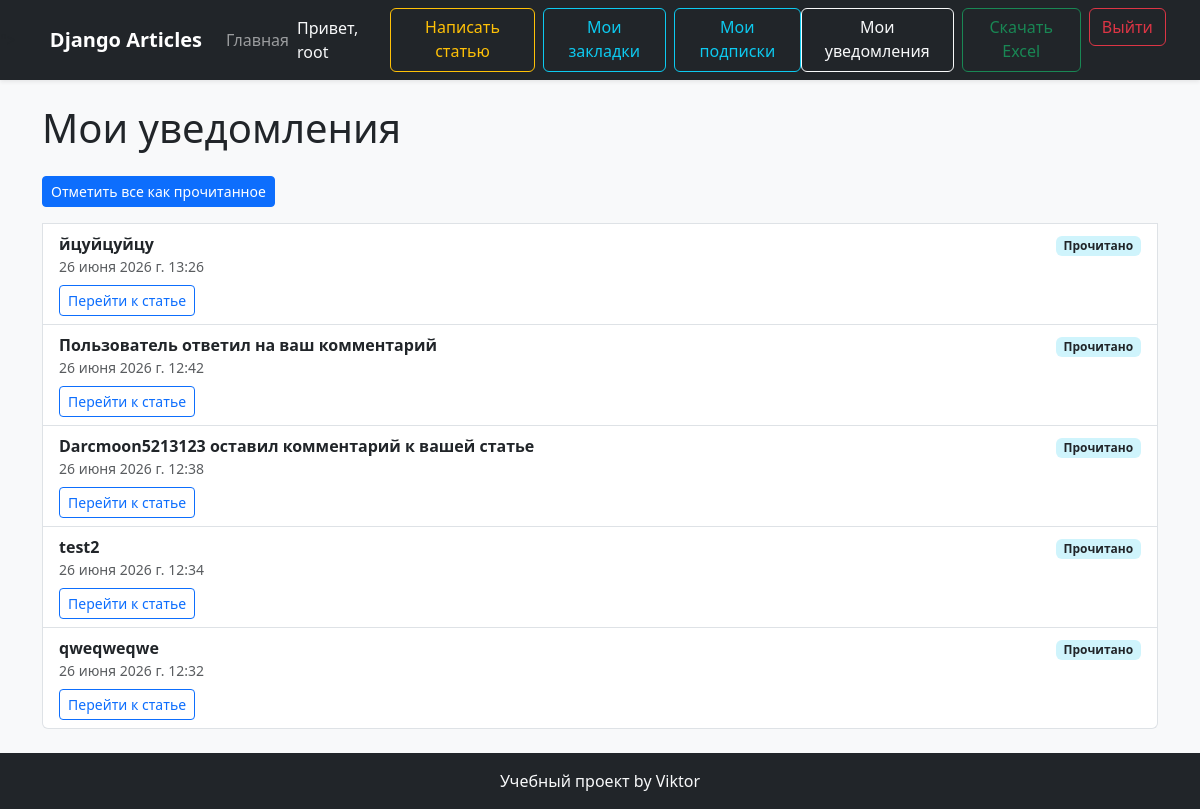
The app's page /myapp/notifications/ (signed in) with its own data.
### myproject/apps/myapp/models.py (models this page shows, shortened)
class Notification(models.Model):
    NOTIFICATION_TYPES = [
        ("comment", _("Новый комментарий")),
        ("reply", _("Ответ на комментарий")),
        ("like", _("Лайк")),
        ("mention", _("Упоминание")),
    ]
    recipient = models.ForeignKey(
        User,
        on_delete=models.CASCADE,
        related_name="notifications",
        verbose_name=_("Получатель")
    )
    sender = models.ForeignKey(
        User,
        on_delete=models.SET_NULL,
        null=True,
        blank=True,
        related_name="sent_notification",
        verbose_name=_("Отправитель")
    )
    notification_type = models.CharField(
        choices=NOTIFICATION_TYPES,
        max_length=20,
        verbose_name=_("Тип уведомления")
    )
    article = models.ForeignKey(
        Article,
        on_delete=models.CASCADE,
        null=True,
        blank=True,
        related_name="notifications",
        verbose_name=_("Статья")
    )
    comment = models.ForeignKey(
        Comment,
        on_delete=models.CASCADE,
        null=True,
        blank=True,
        related_name="notifications",
        verbose_name=_("Комментарий")
    )
    message = models.TextField(
        blank=True,
        verbose_name=_("Текст уведомления")
    )
    is_read = models.BooleanField(
        default=False,
        verbose_name=_("Прочитано")
    )
    created_at = models.DateTimeField(
        auto_now_add=True,
        verbose_name=_("Дата создания")
    )
    class Meta:
        verbose_name = _("Уведомление")
        verbose_name_plural = _("Уведомления")
        ordering=["-created_at"]
        indexes = [
            models.Index(fields=["recipient", "is_read"]),
            models.Index(fields=["created_at"]),
        ]

### myproject/apps/myapp/views.py (the view)
# urls.py: path("notifications/", views.notification_list, name="notification_list"),
@login_required(login_url="articles:login")
def notification_list(request):
    notifications = Notification.objects.filter(
        recipient = request.user
    ).select_related(
        "sender",
        "article",
        "comment"
    ).order_by("is_read", "-created_at")
    return render(
        request,
        "articles/notification.html",
        {
            "notifications" : notifications
        }
    )

### myproject/templates/articles/notification.html (shortened to what this page needs)
{% extends "articles/base.html" %}
{% block content %}
    <div class="container py-4">
        <h1 class="mb-4"> Мои уведомления</h1>
        {% if notifications %}
            <div class="list-group">
                <form method="post"
                      action="{% url 'articles:mark_all_notification_as_read'%}"
                      class="mb-3">
                    <button type="submit" class="btn btn-primary btn-sm">
                        Отметить все как прочитанное
                    </button>
                </form>
                {% for notification in notifications %}
                    <div class="list-group-item {% if not notification.is_read %} list-group-item-warning {% endif %}">
                        <div class="d-flex justify-content-between gap-3">
                            <div>
                                <div class="fw-semibold">
                                    {{notification.message}}
                                </div>
                                <div class="small text-muted">
                                    {{notification.created_at}}
                                </div>
                                {% if notification.article %}
                                    <a href="{% url 'articles:article_detail' notification.article.pk %}"
                                        class="btn btn-outline-primary btn-sm mt-2">
                                        Перейти к статье
                                    </a>
                                {% endif %}
                            </div>
                            <div>
                                <div class="text-end">
                                    {% if notification.is_read %}
                                        <span class="badge bg-info-subtle text-dark">Прочитано</span>
                                    {% endif %}
                                </div>
                            </div>
                        </div>
                    </div>
                {% endfor %}
            </div>
        {% else %}
            <div class="alert alert-info">
                У вас нет новых уведомлений
            </div>
        {% endif %}
    </div>
{% endblock %}

### myproject/templates/articles/base.html (shortened to what this page needs)
{% load static %}
<!DOCTYPE html>
<html lang="en">
<head>
    <link rel="stylesheet" href="{% static 'bootstrap/css/bootstrap.min.css' %}" >
</head>
<body class="bg-body-tertiary d-flex flex-column min-vh-100">
    <nav class="navbar navbar-expand-lg navbar-dark bg-dark shadow-sm">">
        <div class="container">
            <a class="navbar-brand fw-bold" href="{% url 'articles:article_list' %}">Django Articles</a>
            <div class="navbar-nav me-auto">
                <a class="nav-link" href="{% url 'articles:article_list' %}">
                    Главная
                </a>
            </div>
            <div class="d-flex align-items-center gap-2">
                <div class="navbar-nav me-auto">
                    {% if user.is_authenticated %}
                    <span class="navbar-text text-light me-2">Привет, {{user.username}} </span>
                    <a class="btn btn-outline-warning me-2" href="{% url 'articles:create_article' %}">Написать статью</a>
                    <a class="btn btn-outline-info me-2" href="{% url 'articles:my_bookmarks' %}">Мои закладки</a>
                    <a href="{% url 'articles:my_subscriptions' %}" class="btn btn-outline-info">Мои подписки</a>
                    <a class="btn btn-outline-light me-2" href="{% url 'articles:notification_list' %}">Мои уведомления</a>
                    <a class="btn btn-outline-success me-2" href="{% url 'articles:export_articles_to_excel' %}">Скачать Excel</a>
                    <form method="post" action="{% url 'articles:logout'%}" style="display: inline;">
                        <button type="submit" class="btn btn-outline-danger">Выйти</button>
                    </form>
                    {% else %}
                        <a class="nav-link" href="{% url 'articles:login' %}">Войти</a>
                        <a class="nav-link" href="{% url 'articles:signup' %}">Зарегистрироваться</a>
                    {% endif %}
                </div>
            </div>
        </div>
    </nav>
    <main>
        {% block content %}
        {% endblock %}
    </main>
    <footer class="bg-dark text-light py-3 mt-auto">
        <div class="container text-center">Учебный проект by Viktor</div>
    </footer>
</body>
</html>

### records on screen
Notification: message "йцуйцуйцу", created_at "26 июня 2026 г. 13:26", shows "Перейти к статье", is_read "Прочитано"
Notification: message "Пользователь ответил на ваш комментарий", created_at "26 июня 2026 г. 12:42", shows "Перейти к статье", is_read "Прочитано"
Notification: message "Darcmoon5213123 оставил комментарий к вашей статье", created_at "26 июня 2026 г. 12:38", shows "Перейти к статье", is_read "Прочитано"
Notification: message "test2", created_at "26 июня 2026 г. 12:34", shows "Перейти к статье", is_read "Прочитано"
Notification: message "qweqweqwe", created_at "26 июня 2026 г. 12:32", shows "Перейти к статье", is_read "Прочитано"

### other values on screen
{{ user.username }} "root"
